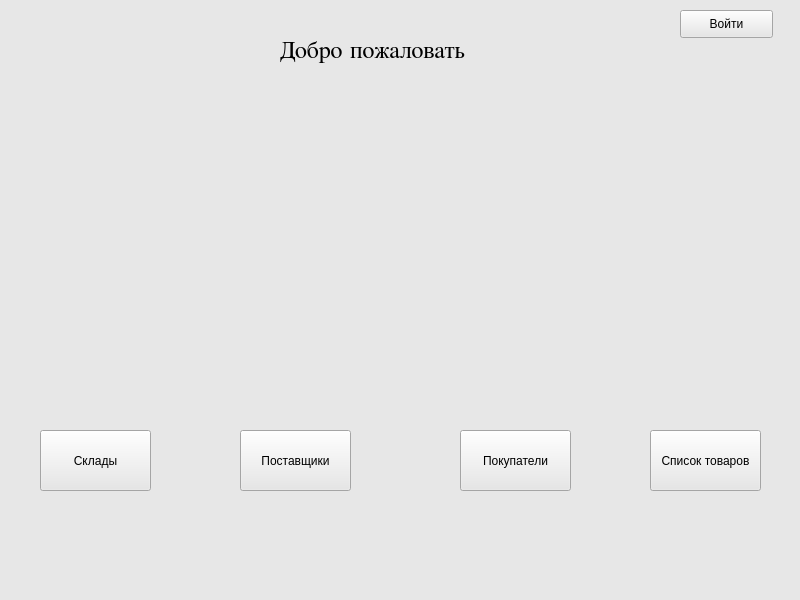
<?xml version="1.0" encoding="UTF-8"?>
<ui version="4.0">
 <class>MainWindow</class>
 <widget class="QMainWindow" name="MainWindow">
  <property name="geometry">
   <rect>
    <x>0</x>
    <y>0</y>
    <width>800</width>
    <height>600</height>
   </rect>
  </property>
  <property name="minimumSize">
   <size>
    <width>800</width>
    <height>600</height>
   </size>
  </property>
  <property name="maximumSize">
   <size>
    <width>800</width>
    <height>600</height>
   </size>
  </property>
  <property name="windowTitle">
   <string>Главное окно</string>
  </property>
  <property name="styleSheet">
   <string notr="true">background-color: rgb(231, 231, 231);</string>
  </property>
  <widget class="QWidget" name="centralwidget">
   <widget class="QLabel" name="label">
    <property name="geometry">
     <rect>
      <x>280</x>
      <y>10</y>
      <width>261</width>
      <height>81</height>
     </rect>
    </property>
    <property name="font">
     <font>
      <family>Cambria Math</family>
      <pointsize>18</pointsize>
      <weight>50</weight>
      <bold>false</bold>
     </font>
    </property>
    <property name="text">
     <string>Добро пожаловать</string>
    </property>
   </widget>
   <widget class="QPushButton" name="btn_stocks">
    <property name="geometry">
     <rect>
      <x>40</x>
      <y>430</y>
      <width>111</width>
      <height>61</height>
     </rect>
    </property>
    <property name="text">
     <string>Склады</string>
    </property>
   </widget>
   <widget class="QPushButton" name="btn_ent">
    <property name="geometry">
     <rect>
      <x>680</x>
      <y>10</y>
      <width>93</width>
      <height>28</height>
     </rect>
    </property>
    <property name="text">
     <string>Войти</string>
    </property>
   </widget>
   <widget class="QPushButton" name="btn_post">
    <property name="geometry">
     <rect>
      <x>240</x>
      <y>430</y>
      <width>111</width>
      <height>61</height>
     </rect>
    </property>
    <property name="text">
     <string>Поставщики</string>
    </property>
   </widget>
   <widget class="QPushButton" name="btn_pokup">
    <property name="geometry">
     <rect>
      <x>460</x>
      <y>430</y>
      <width>111</width>
      <height>61</height>
     </rect>
    </property>
    <property name="text">
     <string>Покупатели</string>
    </property>
   </widget>
   <widget class="QPushButton" name="btn_product">
    <property name="geometry">
     <rect>
      <x>650</x>
      <y>430</y>
      <width>111</width>
      <height>61</height>
     </rect>
    </property>
    <property name="text">
     <string>Список товаров</string>
    </property>
   </widget>
  </widget>
  <widget class="QMenuBar" name="menubar">
   <property name="geometry">
    <rect>
     <x>0</x>
     <y>0</y>
     <width>800</width>
     <height>26</height>
    </rect>
   </property>
  </widget>
  <widget class="QStatusBar" name="statusbar"/>
 </widget>
 <resources/>
 <connections/>
</ui>
